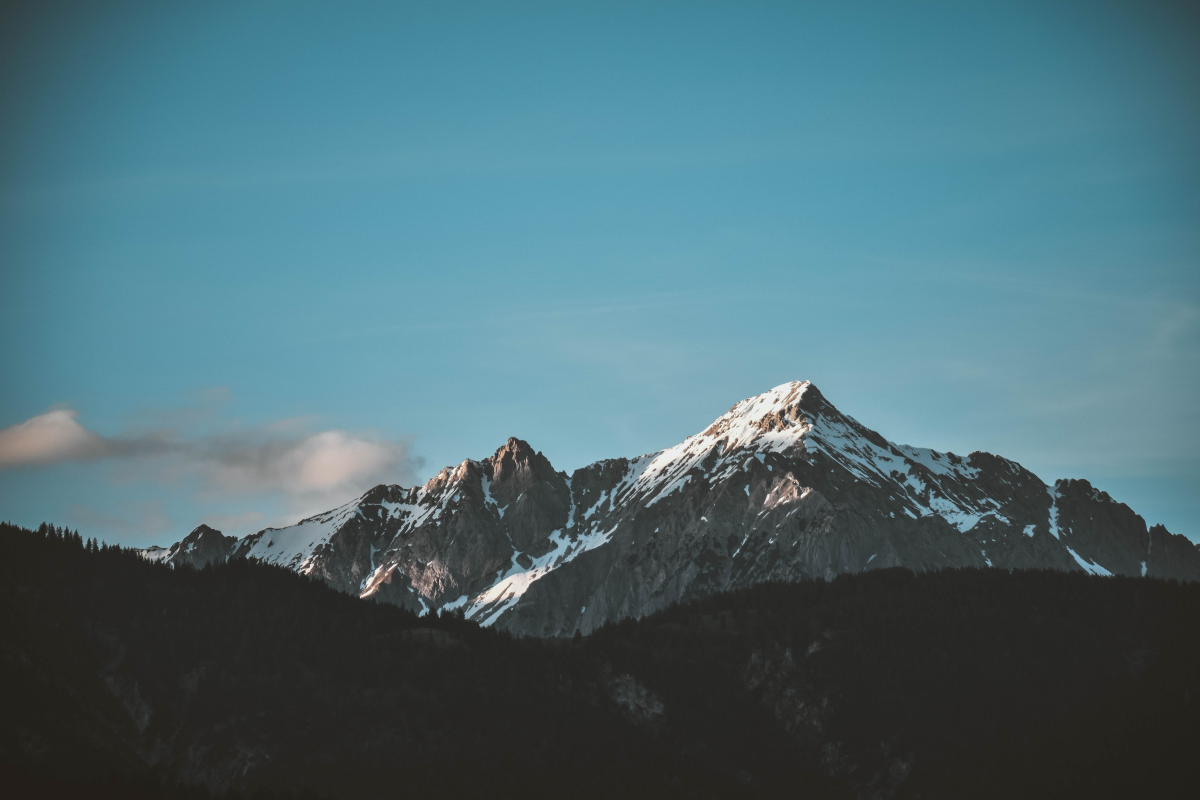
#> input picture wallpaper.jpg, 6000 x 4000 px (shown at 1/5 size)
$ jupyter execute --allow-errors OpenCvImagesBlending.ipynb
#> lines starting #> are read from the running program, lines starting #| are printed output that depends on the picture; after the words box and inside, x2 and y2 are one past the last pixel; in counts of white or black regions, pixels touching at a corner belong together
[cell 1]
import cv2
import numpy as np
import matplotlib.pyplot as plt

image_1 = cv2.imread("example.jpg")
#> (the rest of this cell did not finish here and is left out)

#> (a cell that did not finish here is left out)

#> (a cell that did not finish here is left out)

#> (a cell that did not finish here is left out)

[cell 5]
# Overlay small image on top of large images, (no blending)
# numpy reassignment

image_1 = cv2.imread("example.jpg")
#> (the rest of this cell did not finish here and is left out)

[cell 6]
large_img = image_1
#> (the rest of this cell did not finish here and is left out)

#> (a cell that did not finish here is left out)

[cell 8]
# Blending Images of Different size

image_1 = cv2.imread("wallpaper.jpg")
#> image_1 is the input picture: shape (4000, 6000, 3); mean B, G, R 118.3, 109.1, 76.2
image_1 = cv2.cvtColor(image_1, cv2.COLOR_BGR2RGB)
image_2 = cv2.imread("do_not_copy.png")
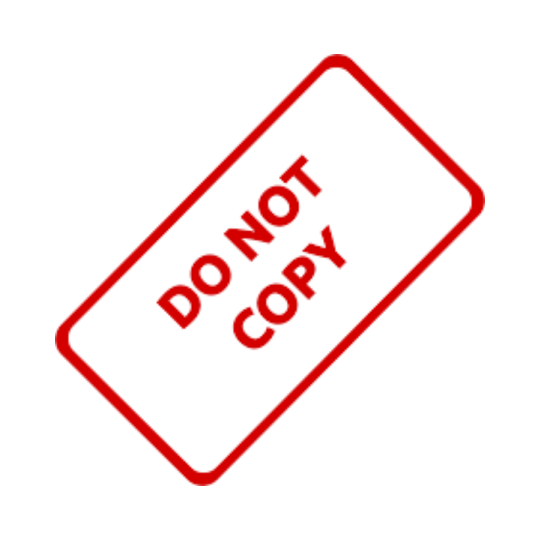
#> input picture do_not_copy.png, 1080 x 1080 px (shown at 1/2 size)
#> image_2 is the input picture: shape (1080, 1080, 3); mean B, G, R 238.3, 238.3, 252
image_2 = cv2.cvtColor(image_2, cv2.COLOR_BGR2RGB)

image_2 = cv2.resize(image_2, (600,600))
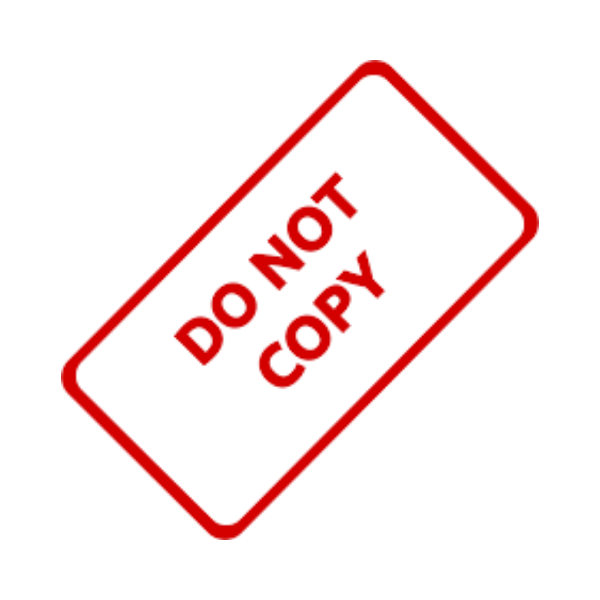
#> image_2: shape (600, 600, 3); mean R, G, B 252, 238.3, 238.3

[cell 9]
image_1.shape

x_offset = image_1.shape[1] - 600
#> x_offset = 5400
y_offset = image_1.shape[0] - 600
#> y_offset = 3400

rows, cols, channels = image_2.shape
#> rows = 600; cols = 600; channels = 3

roi = image_1[y_offset:image_1.shape[0], x_offset:image_1.shape[1]]
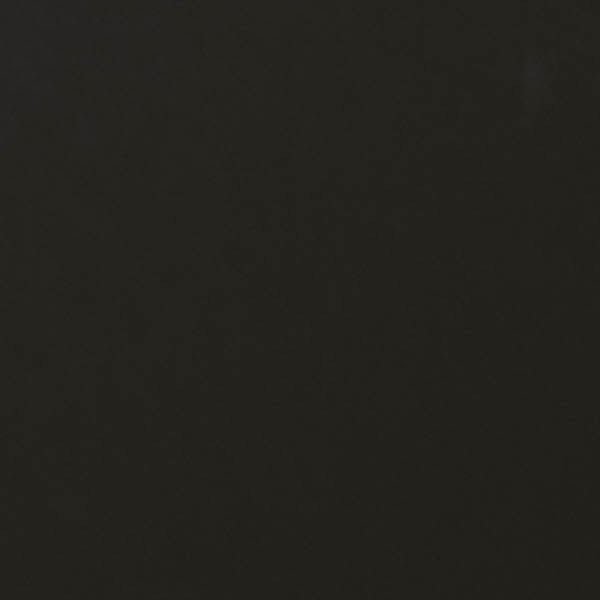
#> roi: shape (600, 600, 3); mean R, G, B 35.6, 34.6, 29.8

[cell 10]
# Creating the mask

image_to_gray = cv2.cvtColor(image_2, cv2.COLOR_RGB2GRAY)
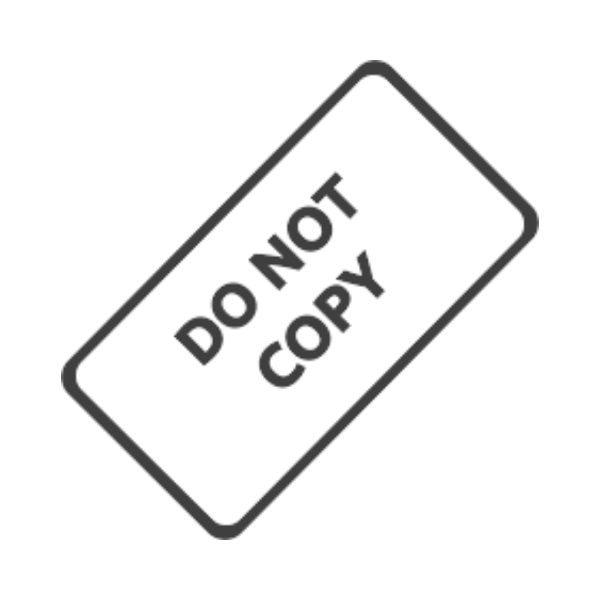
#> image_to_gray: shape (600, 600); min 62, max 255, mean 242.4

plt.imshow(image_to_gray, cmap='gray')

[cell 11]
mask_inv = cv2.bitwise_not(image_to_gray)
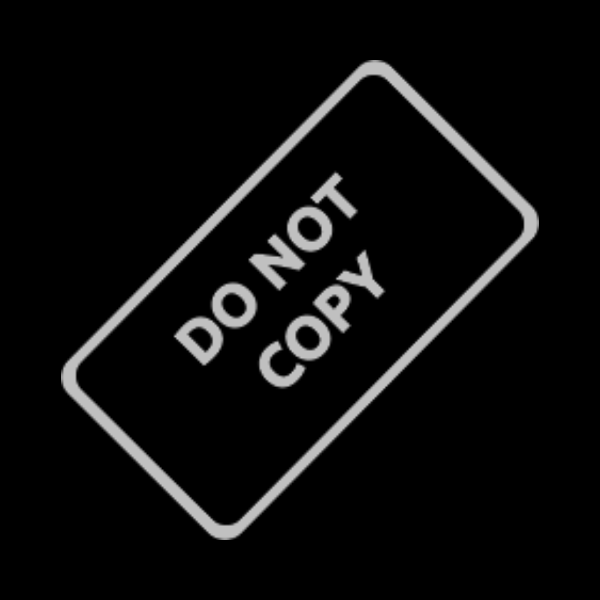
#> mask_inv: shape (600, 600); min 0, max 193, mean 12.6

plt.imshow(mask_inv, cmap='gray')

[cell 12]
white_background = np.full(image_2.shape,255)

[cell 13]
bk = cv2.bitwise_or(white_background, white_background, mask=mask_inv)
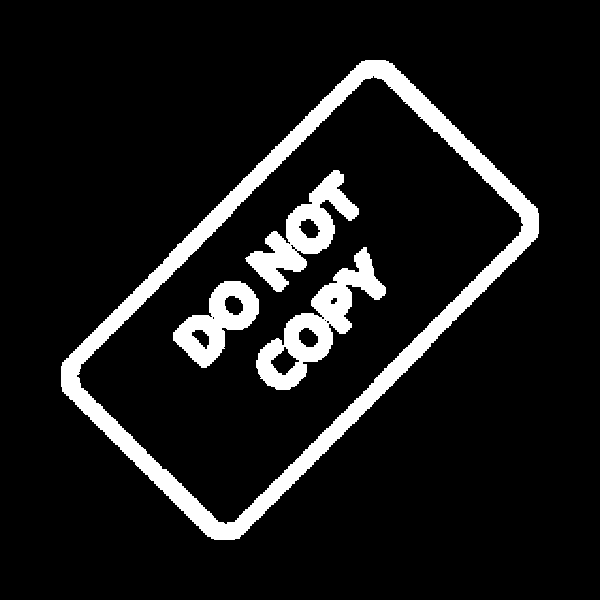
#> bk: shape (600, 600, 3) int32; 9.8% white; 4 white regions, box (x1, y1, x2, y2) and area: (61, 60, 539, 540) 21747, (256, 247, 386, 390) 5560, (245, 170, 359, 292) 4554, (173, 281, 259, 368) 3390
#> white_background: shape (600, 600, 3) int64; every value is 255

[cell 14]
fg = cv2.bitwise_or(image_2, image_2, mask=mask_inv)
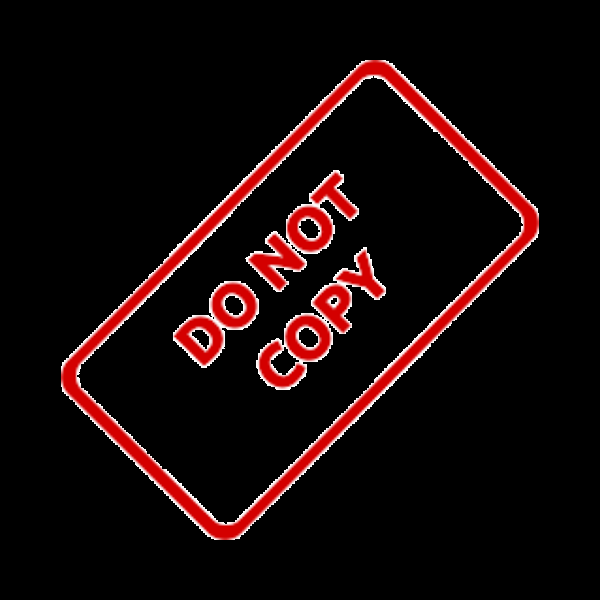
#> fg: shape (600, 600, 3); mean R, G, B 22, 8.2, 8.2


plt.imshow(fg)

[cell 15]
final_roi = cv2.bitwise_or(roi,fg)
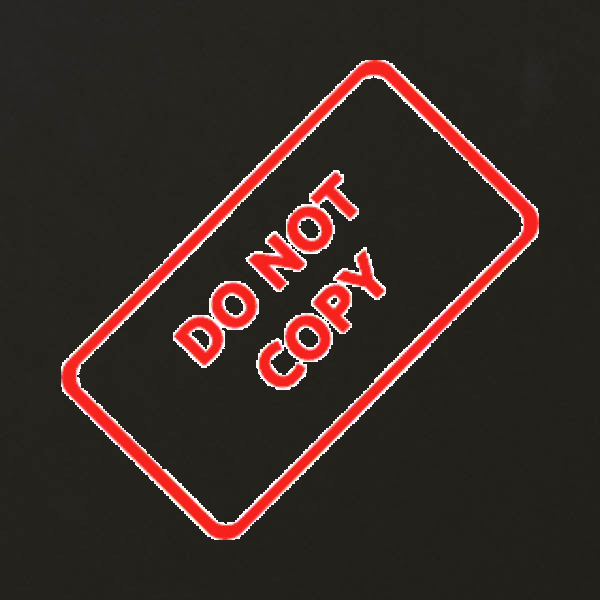
#> final_roi: shape (600, 600, 3); mean R, G, B 56.3, 41.8, 37.1

plt.imshow(final_roi)

final_roi.shape
#> Out = (600, 600, 3)

[cell 16]
image_1[y_offset:,x_offset:,:] = final_roi

plt.imshow(image_1)
